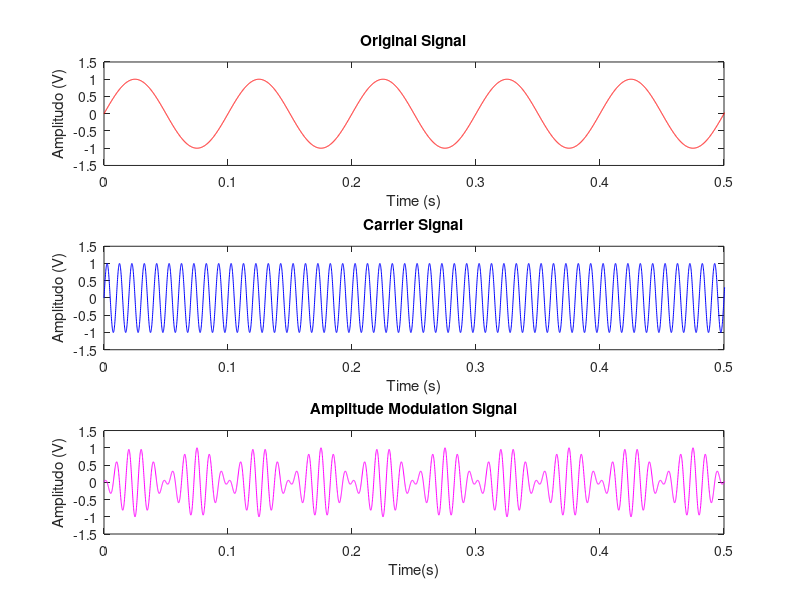

The MATLAB script that drew this image:
%informasi
Fs=10000;
f=10; 
N=10000; 
n=0:N-1;
t=n/Fs; 
x=sin(2*pi*f*t); 
subplot(3,1,1); 
plot(t,x,'-r'); 
xlabel('Time (s)'); ylabel('Amplitudo (V)');
title('Original Signal'); 
axis([0 0.5 -1.5 1.5]);

%AM
Fc=100; 
y=ammod(x,Fc,Fs);
subplot(3,1,3); 
plot(t,y,'-m'); 
xlabel('Time(s)');
ylabel('Amplitudo (V)'); 
title('Amplitude Modulation Signal'); 
axis([0 0.5 -1.5 1.5]);

%pembawa
a=sin(2*pi*Fc*t); 
subplot(3,1,2); 
plot(t,a,'-b'); 
xlabel('Time (s)');
ylabel('Amplitudo (V)');
title('Carrier Signal'); 
axis([0 0.5 -1.5 1.5]);
